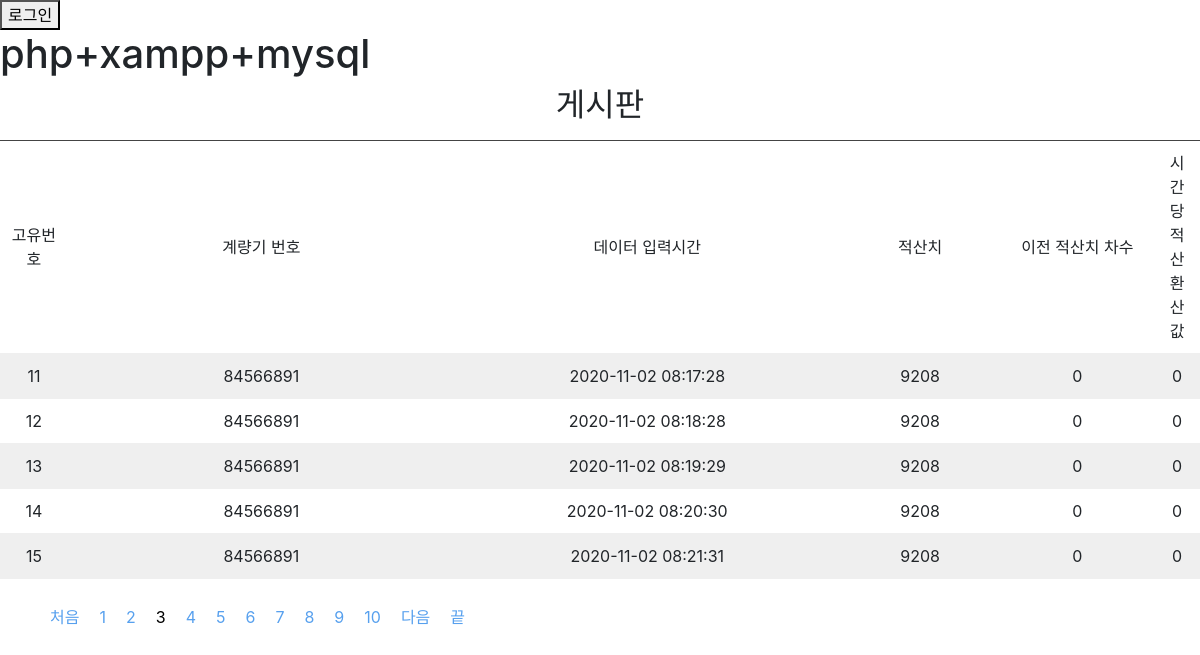
Screenshot of /test.php?page=3 with the database file from the repository.
### tables this page shows
CREATE TABLE `data` (
  `number` int NOT NULL,
  `time` datetime NOT NULL,
  `value` int NOT NULL,
  `degree` int NOT NULL,
  `conver` int NOT NULL
);

### test.php (the view, shortened to what this page needs)
<!DOCTYPE html>
<html>
<head>
        <link rel="stylesheet" href="page.css">
        <link rel="stylesheet" href="bootstrap.css">
        <link rel="stylesheet" href="bootstrap.min.css">
</head>
<body>
<?php
                $connect = mysqli_connect('localhost', 'root', 'root', 'board') or die ("connect fail");
                $query ="select * from data order by number desc";
                $result = $connect->query($query);
                $total = mysqli_num_rows($result);
                if(isset($_SESSION['userid'])) {
                        echo $_SESSION['userid'];?>님이(가) 접속중입니다.
                        <button onclick="location.href='./logout.php'" style="margin-left:200px; vertical-align=top;">로그아웃</button>
                        <br/>
                        <button><font style="cursor: hand"onClick="location.href='./write.php'">글 쓰기</font></button>
                        <button><font style="cursor: hand"onClick="location.href='./export.php'">추출하기</font></button>
                <?php
                while ($row = mysqli_fetch_array($result)) {
                       $number[] = $row['number'];
                       $value[] = $row['value'];
                       $degree[] = $row['degree'];
                       $conver[] = $row['conver'];
                }
                ?>
        <?php
                }
                else {
        ?>              <button onclick="location.href='./login.php'">로그인</button>
                        <br />
        <?php   }
        ?>
        <?php
                if(isset($_GET["page"]))
                        $page = $_GET["page"];
                else
                        $page = 1;
        ?>
<?php
        if(isset($_GET['page'])) {
                $page = $_GET['page'];
        } else {
                $page = 1;
        }
        $sql = 'select count(*) as cnt from data order by number desc';
        $result = $connect->query($sql);
        $row = $result->fetch_assoc();
        $allPost = $row['cnt'];
        $onePage = 5;
        $allPage = ceil($allPost / $onePage);
            ?>
        <?php
        $oneSection = 10;
        $currentSection = ceil($page / $oneSection);
        $allSection = ceil($allPage / $oneSection);
        $firstPage = ($currentSection * $oneSection) - ($oneSection - 1);
        if($currentSection == $allSection) {
                     $lastPage = $allPage;
        } else {
                $lastPage = $currentSection * $oneSection;
        }
        $nextPage = (($currentSection + 1) * $oneSection) - ($oneSection - 1);
        $paging = '<ul>';
        if($page != 1) {
                $paging .= '<li class="page page_start"><a href="./test.php?page=1">처음</a></li>';
        }
        for($i = $firstPage; $i <= $lastPage; $i++) {
                if($i == $page) {
                        $paging .= '<li class="page current">' . $i . '</li>';
                } else {
                        $paging .= '<li class="page"><a href="./test.php?page=' . $i . '">' . $i . '</a></li>';
                }
        }
        if($currentSection != $allSection) {
                $paging .= '<li class="page page_next"><a href="./test.php?page=' . $nextPage . '">다음</a></li>';
        }
        if($page != $allPage) {
                $paging .= '<li class="page page_end"><a href="./test.php?page=' . $allPage . '">끝</a></li>';
        }
        $paging .= '</ul>';
        $currentLimit = ($onePage * $page) - $onePage;
        $sqlLimit = ' limit ' . $currentLimit . ', ' . $onePage;
        $sql = 'select * from ( select @rownum:=@rownum+1  no, 	A.* from data A, (select @rownum := 0) r where  1=1 order by number desc ) list' . $sqlLimit;
        $result = $connect->query($sql);
        ?>
        <h1>php+xampp+mysql</h1>
        <h2 align=center>게시판</h2>
        <table align = center>
        <thead align = "center">
        <tr>
        <td width ="80" align="center">고유번호</td>
        <td width = "50" align="center">계량기 번호</td>
        <td width = "500" align = "center">데이터 입력시간</td>
        <td width = "100" align = "center">적산치</td>
        <td width = "200" align = "center">이전 적산치 차수</td>
        <td width = "50" align = "center">시간당 적산 환산값</td>
        </tr>
        </thead>
        <tbody>
        <?php
                while($rows = mysqli_fetch_assoc($result)){
                        if($total%2==0){
        ?>                      <tr class = "even">
                        <?php   }
                        else{
        ?>                      <tr>
                        <?php } ?>
                <td width = "50" align = "center"><?php echo $rows['no']?></td>
                <td width = "500" align = "center">
                <?php echo $rows['number']?></td>
                  <td width = "100" align = "center"><?php echo $rows['time']?></td>
                <td width = "200" align = "center"><?php echo $rows['value']?></td>
                <td width = "50" align = "center"><?php echo $rows['degree']?></td>
                <td width="50" align="center"><?php echo $rows['conver']?></td>
                </tr>
        <?php
                $total--;
                }
        ?>
        </tbody>
        </table>
        <div class = text>
        <div class="paging">
<?php echo $paging ?>
</div>
        </div>
</body>
</html>

### page.css (style rules this page uses)
.page { float: left; list-style: none; padding: 10px; margin-top: -20px; text-align: center; vertical-align: center; margin-right: 0px; }
a:link { color: red; text-decoration: none; }

### test.php (style rules this page uses)
table { border-top: 1px solid #444444; border-collapse: collapse; }
tr { border-bottom: 1px solid #444444; padding: 10px; }
td { border-bottom: 1px solid #efefef; padding: 10px; }
table .even { background: #efefef; }
.text { text-align:center; padding-top:20px; color:#000000 }
a:link { color : #57A0EE; text-decoration:none; }

### rows the page displays
data: no "11", number "84566891", time "2020-11-02 08:17:28", value "9208", degree "0", conver "0"
data: no "12", number "84566891", time "2020-11-02 08:18:28", value "9208", degree "0", conver "0"
data: no "13", number "84566891", time "2020-11-02 08:19:29", value "9208", degree "0", conver "0"
data: no "14", number "84566891", time "2020-11-02 08:20:30", value "9208", degree "0", conver "0"
data: no "15", number "84566891", time "2020-11-02 08:21:31", value "9208", degree "0", conver "0"
